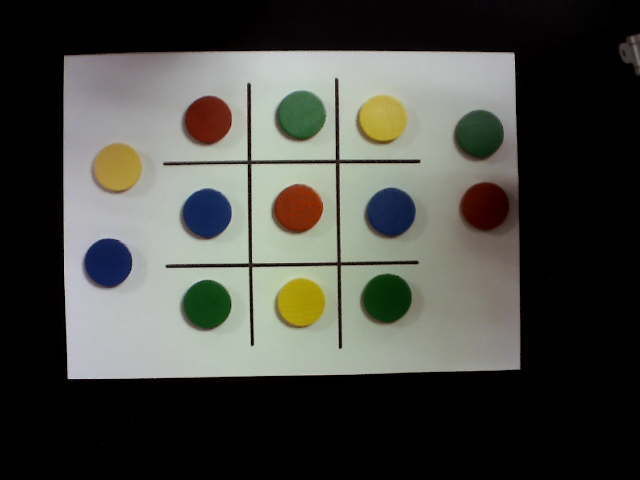
#> input picture Imagenes/gorka_9.png, 640 x 480 px, found by its file name
$ python sandbox_presentacion_lab_vision.py
#> lines starting #> are read from the running program, lines starting #| are printed output that depends on the picture; after the words box and inside, x2 and y2 are one past the last pixel; in counts of white or black regions, pixels touching at a corner belong together
#> further down, image is the input picture: shape (480, 640, 3); mean B, G, R 66.5, 72.1, 71.3
### Visión/vision_tablero.py
import cv2
import numpy as np

# Umbral superior e inferior para cada color
umbral_inferior_azul = np.array([90, 50, 50])
umbral_superior_azul = np.array([130, 255, 255])
umbral_inferior_rojo1 = np.array([0, 100, 100])
umbral_superior_rojo1 = np.array([10, 255, 255])
umbral_inferior_rojo2 = np.array([160, 100, 100])
umbral_superior_rojo2 = np.array([180, 255, 255])
umbral_inferior_amarillo = np.array([20, 100, 100])
umbral_superior_amarillo = np.array([40, 255, 255])

# Devuelve máscaras para cada color
def obtener_mascaras_colores(frame):
    hsv = cv2.cvtColor(frame, cv2.COLOR_BGR2HSV)
    mascara_amarillo = cv2.inRange(hsv, umbral_inferior_amarillo, umbral_superior_amarillo)
    mascara_azul = cv2.inRange(hsv, umbral_inferior_azul, umbral_superior_azul)
    mascara_rojo1 = cv2.inRange(hsv, umbral_inferior_rojo1, umbral_superior_rojo1)
    mascara_rojo2 = cv2.inRange(hsv, umbral_inferior_rojo2, umbral_superior_rojo2)
    mascara_rojo = mascara_rojo1 + mascara_rojo2

    return mascara_amarillo, mascara_azul, mascara_rojo

# Devuelve un array de fichas (circulares) detectadas en 'frame' de un color contenido en 'mascara'
# [10 lines left out: function obtener_fichas_color, not called in this run]

# Devuelve los parámetros x, y, w, h que delimitan el rectángulo del tablero
def obtener_rectangulo_tablero(frame):
    frame_gris = cv2.cvtColor(frame, cv2.COLOR_BGR2GRAY)
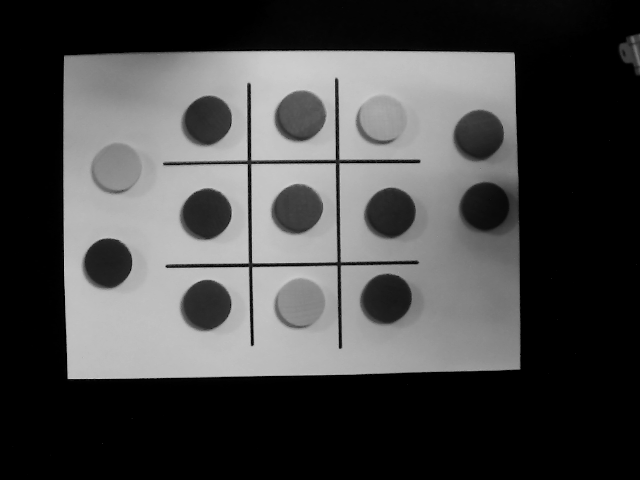
#> frame_gris: shape (480, 640); min 0, max 206, mean 71.2
    frame_desenfocado = cv2.GaussianBlur(frame_gris, (5, 5), 0)
    _, frame_umbralizado = cv2.threshold(frame_desenfocado, 50, 255, cv2.THRESH_BINARY)
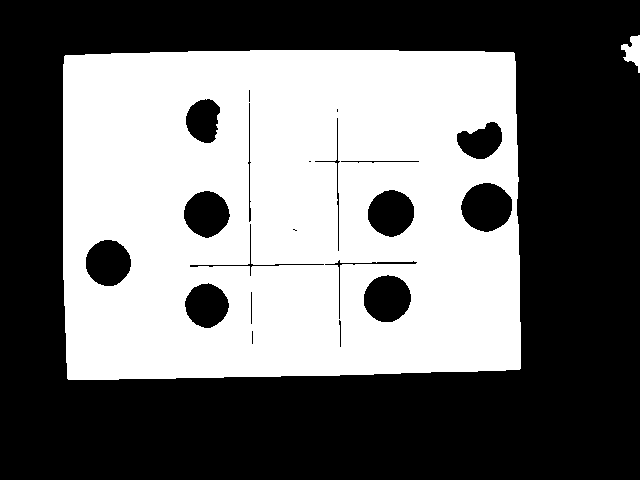
#> frame_umbralizado: shape (480, 640); 43.9% white; 2 white regions, box (x1, y1, x2, y2) and area: (63, 50, 521, 380) 134451, (621, 35, 640, 73) 388
    frame_bordes = cv2.Canny(frame_umbralizado, 20, 80)
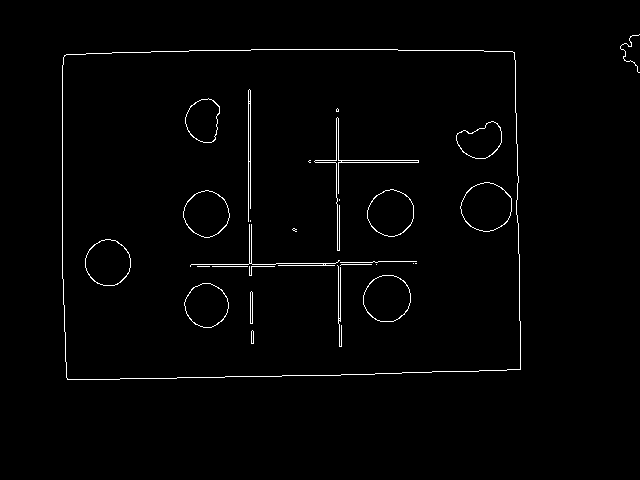
#> frame_bordes: shape (480, 640); 1.4% white in thin lines or dots, all inside (x1, y1, x2, y2) = (62, 34, 640, 380)
    contornos, _ = cv2.findContours(frame_bordes, cv2.RETR_EXTERNAL, cv2.CHAIN_APPROX_SIMPLE)
#> contornos = 2 contours, 1 with area under 20; largest, box (x1, y1, x2, y2) and area: (62, 49, 521, 380) 147568
    contorno_tablero = max(contornos, key=cv2.contourArea)
#> contorno_tablero = contour of 76 points, box (x1, y1, x2, y2) (62, 49, 521, 380), area 147568

    return cv2.boundingRect(contorno_tablero)

# Devuelve las casillas con los parámetros x, y, w, h que delimitan el rectángulo del tablero
# [95 lines left out: functions obtener_rectangulos_casillas, dentro, obtener_ficha_libre, obtener_estado_tablero, dibujar_sobre_frame, not called in this run]

### Visión/sandbox_presentacion_lab_vision.py
import cv2
import numpy as np
import vision_tablero as vt

# Cargar una imagen o capturar desde la cámara
image = cv2.imread('Imagenes/gorka_9.png')  # Cambia la ruta de la imagen según tus necesidades
rectangulo_tablero = vt.obtener_rectangulo_tablero(image)
#> rectangulo_tablero = (62, 49, 459, 331)
mascara_a, mascara_r = vt.obtener_mascaras_colores(image)
#> in obtener_mascaras_colores, `hsv = cv2.cvtColor(frame, cv2.COLOR_BGR2HSV)`: hsv: shape (480, 640, 3); mean H, S, V 35.5, 38.1, 75.3
#> in obtener_mascaras_colores, `mascara_amarillo = cv2.inRange(hsv, umbral_inferior_amarillo, umbral_s..`:
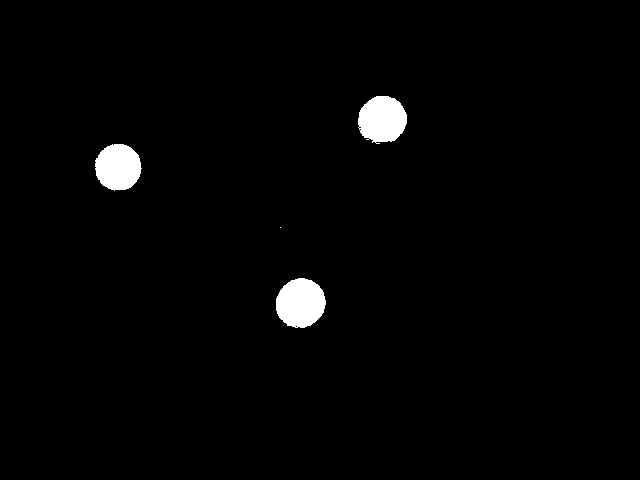
#> mascara_amarillo: shape (480, 640); 1.8% white; 4 white regions (1 under 20 px), largest, box (x1, y1, x2, y2) and area: (276, 278, 326, 328) 1928, (358, 96, 407, 144) 1811, (95, 144, 142, 191) 1706
#> in obtener_mascaras_colores, `mascara_azul = cv2.inRange(hsv, umbral_inferior_azul, umbral_superior_..`:
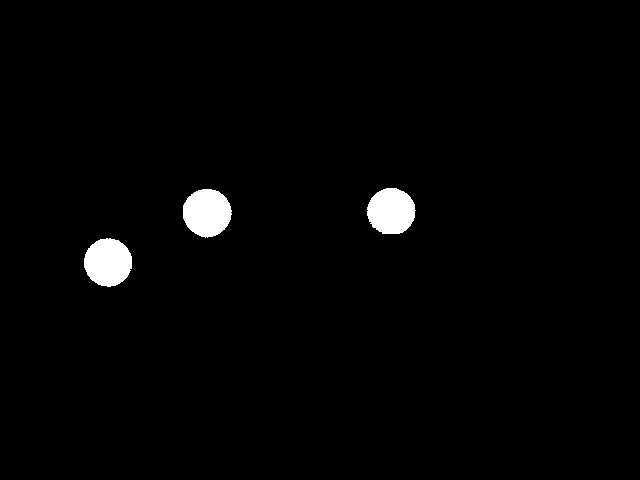
#> mascara_azul: shape (480, 640); 1.8% white; 3 white regions, box (x1, y1, x2, y2) and area: (183, 189, 232, 238) 1842, (84, 238, 132, 287) 1820, (367, 188, 416, 234) 1769
#> in obtener_mascaras_colores, `mascara_rojo1 = cv2.inRange(hsv, umbral_inferior_rojo1, umbral_superio..`:
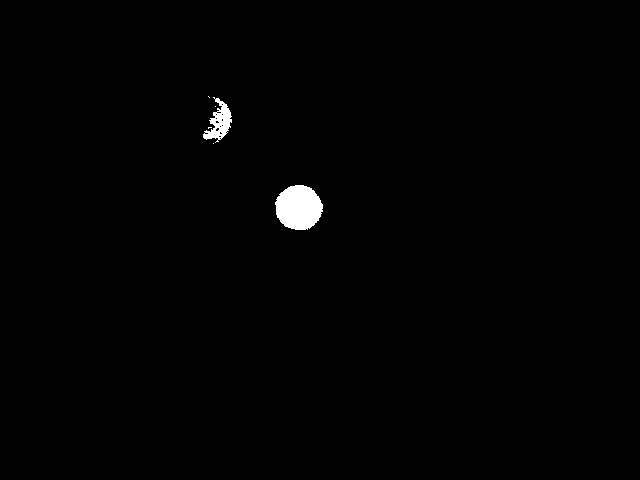
#> mascara_rojo1: shape (480, 640); 0.74% white; 6 white regions (4 under 20 px), largest, box (x1, y1, x2, y2) and area: (275, 185, 323, 230) 1668, (203, 97, 232, 143) 599
#> in obtener_mascaras_colores, `mascara_rojo2 = cv2.inRange(hsv, umbral_inferior_rojo2, umbral_superio..`: mascara_rojo2: shape (480, 640); every value is 0
#> (the run stopped early here; a loop or call above may not have finished)

$ run again, with Imagenes/gorka_1.png copied over Imagenes/gorka_9.png
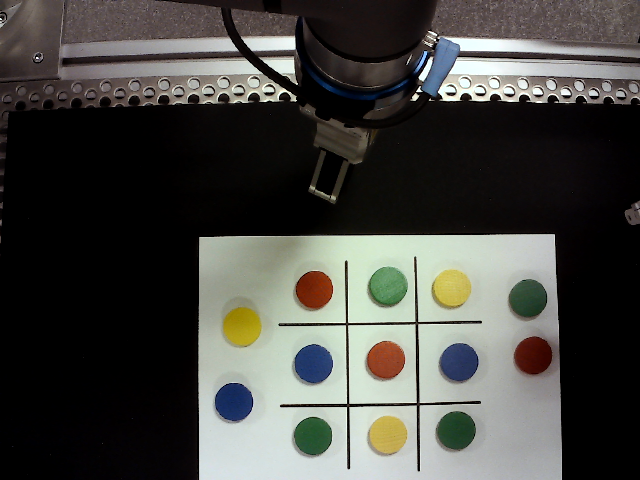
#> input picture Imagenes/gorka_1.png, 640 x 480 px, found by its file name
#> image is the input picture: shape (480, 640, 3); mean B, G, R 66.5, 70.8, 71
#> in obtener_rectangulo_tablero, `_, frame_umbralizado = cv2.threshold(frame_desenfocado, 50, 255, cv2.T..`:
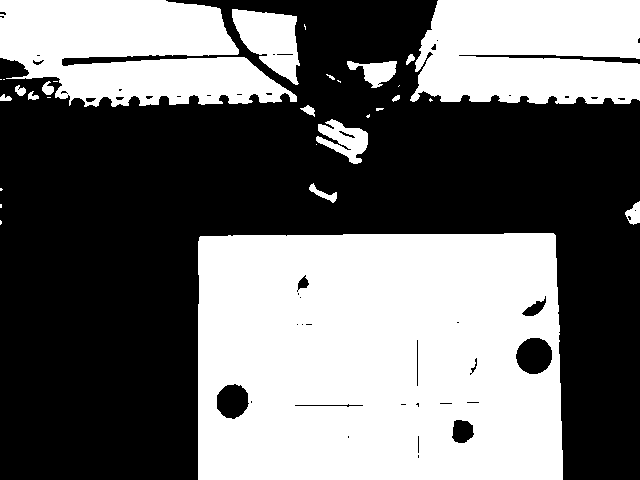
#> frame_umbralizado: shape (480, 640); 44.1% white; 30 white regions (14 under 20 px), largest, box (x1, y1, x2, y2) and area: (198, 233, 563, 480) 86027, (0, 0, 297, 107) 22155, (410, 0, 640, 104) 21168
#> frame_bordes: shape (480, 640); 1.6% white in thin lines or dots
#> contornos = 138 contours, 123 with area under 20; largest, box (x1, y1, x2, y2) and area: (231, 8, 300, 85) 3096, (515, 337, 552, 374) 1025, (216, 384, 249, 419) 859, (452, 419, 474, 443) 396, (308, 183, 337, 203) 184
#> contorno_tablero = contour of 96 points, box (x1, y1, x2, y2) (231, 8, 300, 85), area 3096
#> rectangulo_tablero = (231, 8, 69, 77)
#> hsv: shape (480, 640, 3); mean H, S, V 43.8, 54.9, 74.8
#> mascara_amarillo: shape (480, 640); 1.1% white; 3 white regions, box (x1, y1, x2, y2) and area: (223, 307, 262, 347) 1197, (432, 270, 471, 308) 1145, (369, 416, 407, 453) 1075
#> mascara_azul: shape (480, 640); 1.6% white; 14 white regions (6 under 20 px), largest, box (x1, y1, x2, y2) and area: (295, 344, 333, 383) 1152, (215, 383, 253, 421) 1127, (440, 344, 479, 381) 1106
#> in obtener_mascaras_colores, `mascara_rojo1 = cv2.inRange(hsv, umbral_inferior_rojo1, umbral_superio..`:
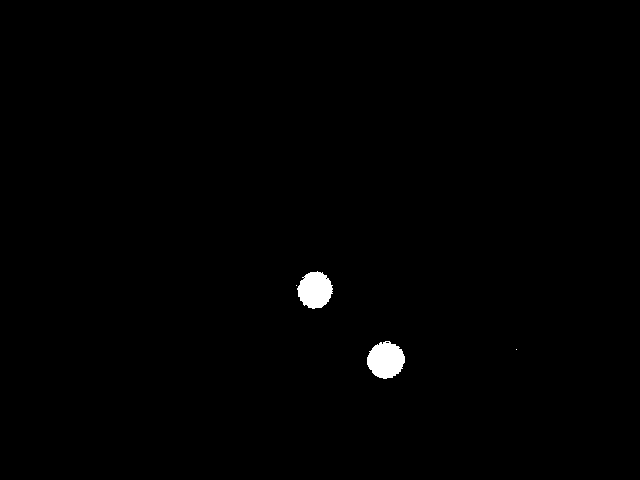
#> mascara_rojo1: shape (480, 640); 0.67% white; 4 white regions (2 under 20 px), largest, box (x1, y1, x2, y2) and area: (367, 341, 405, 379) 1068, (297, 271, 333, 309) 996
#> mascara_rojo2: shape (480, 640); every value is 0
